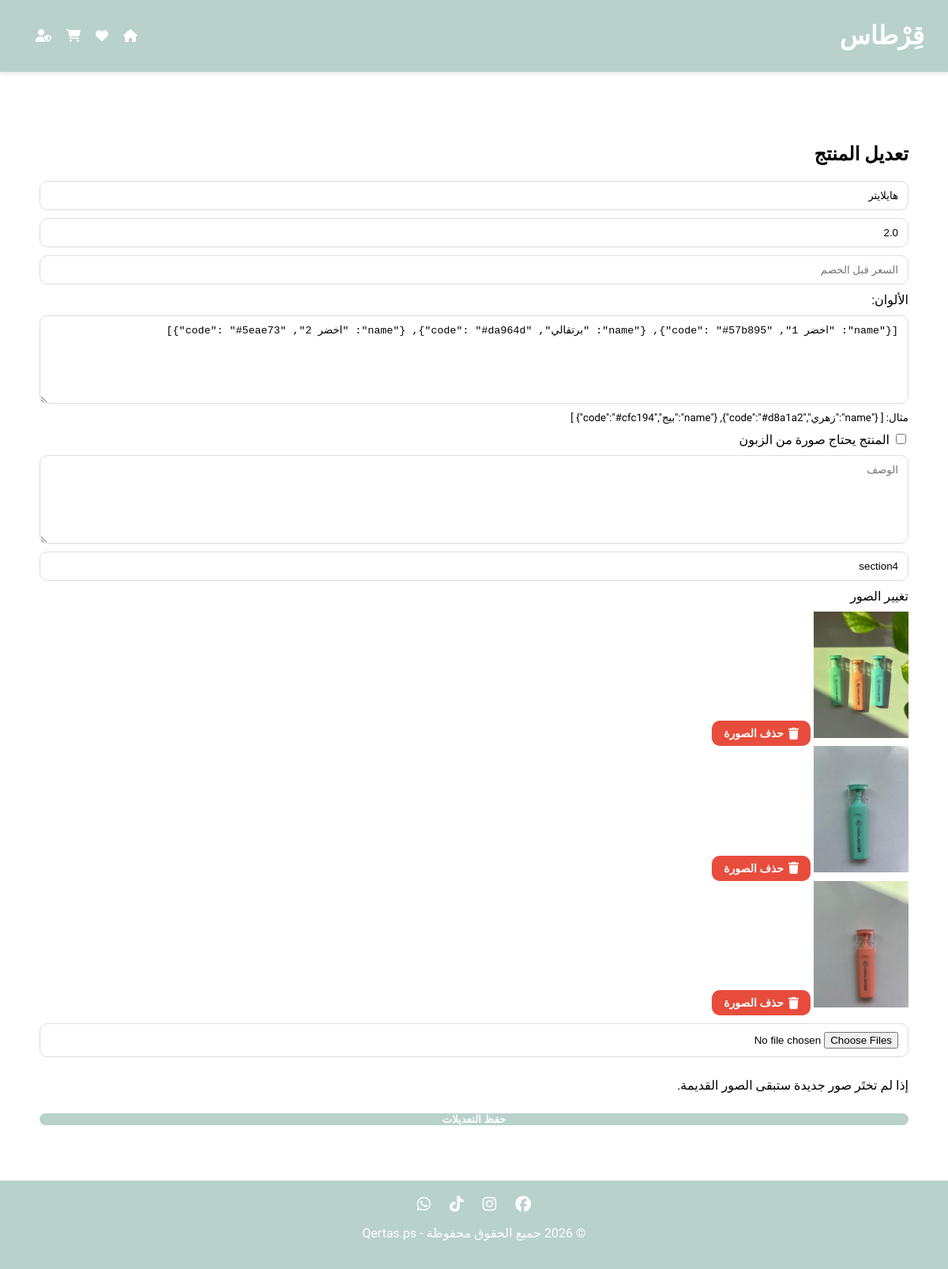
The app's page /admin/products/edit/121 (signed in) with its own data.
### tables this page shows
CREATE TABLE products (
            product_id INTEGER PRIMARY KEY,
            name TEXT NOT NULL,
            price REAL NOT NULL,
            original_price REAL,
            description TEXT,
            category TEXT DEFAULT 'general',
            images TEXT,
            colors TEXT,
            status TEXT DEFAULT 'active'
        , requires_attachment INTEGER DEFAULT 0);

### app.py (the view, shortened to what this page needs)
@app.route('/admin/products/edit/<int:product_id>', methods=['GET', 'POST'])
@login_required
def edit_product(product_id):
    conn = get_db()
    product = conn.execute(
        'SELECT * FROM products WHERE product_id = ?',
        (product_id,)
    ).fetchone()
    if not product:
        conn.close()
        return redirect(url_for('admin_products'))
    conn.close()
    return render_template(
        'edit_product.html',
        product=product
    )

### app.py (called while the page is built)
def get_db():
    conn = sqlite3.connect(app.config["DB_PATH"])
    conn.row_factory = sqlite3.Row
    return conn

def login_required(view_func):
    @wraps(view_func)
    def wrapped(*args, **kwargs):
        if not session.get('admin_logged_in'):
            return redirect(url_for('admin_login'))
        return view_func(*args, **kwargs)
    return wrapped

@app.template_filter('from_json')
def from_json_filter(value):
    try:
        return json.loads(value)
    except:
        return []

### templates/edit_product.html (shortened to what this page needs)
{% extends "base.html" %}
{% block content %}
<div class="admin-shell">
    <h2>تعديل المنتج</h2>
    <form method="POST" enctype="multipart/form-data" class="admin-form">
            <input type="text"
               name="name"
               value="{{ product['name'] }}"
               placeholder="اسم المنتج">
        <input type="number"
               step="0.01"
               name="price"
               value="{{ product['price'] }}"
               placeholder="السعر">
        <input type="number"
               step="0.01"
               name="original_price"
               value="{{ product['original_price'] or '' }}"
               placeholder="السعر قبل الخصم">
               <label>الألوان:</label>
<textarea name="colors" rows="4">{{ product['colors'] }}</textarea>
<small>
مثال:
[
{"name":"زهري","code":"#d8a1a2"},
{"name":"بيج","code":"#cfc194"}
]
</small>
<label>
<input
type="checkbox"
name="requires_attachment"
>
المنتج يحتاج صورة من الزبون
</label>
        <textarea name="description"
                  placeholder="الوصف">{{ product['description'] }}</textarea>
        <input type="text"
               name="category"
               value="{{ product['category'] }}"
               placeholder="القسم">
        <label>تغيير الصور</label>
        <div class="old-images">
{% set product_images = product["images"]|from_json %}
{% for img in product_images %}
<div>
    <img src="{{ url_for('static', filename='images/' + img) }}" width="120">
<a href="{{ url_for('delete_product_image',
    product_id=product.product_id,
    image_name=img) }}"
    class="delete-image-btn"
    onclick="return confirm('هل تريد حذف هذه الصورة؟')">
    <i class="fa-solid fa-trash"></i>
    حذف الصورة
</a>
</div>
{% endfor %}
</div>
        <input type="file" name="images" multiple>
        <p>
        إذا لم تختَر صور جديدة ستبقى الصور القديمة.
        </p>
        <button type="submit" class="btn">
            حفظ التعديلات
        </button>
    </form>
</div>
{% endblock %}

### static/css/style.css (style rules this page uses)
body { margin: 0; font-family: 'Tajawal', sans-serif; background-color: #fff; }
.admin-shell { max-width: 1100px; margin: 40px auto; padding: 20px; }
.admin-form { display: flex; flex-direction: column; gap: 10px; }
.admin-form input, .admin-form textarea, .admin-form select { padding: 10px 12px; border: 1px solid #ddd; border-radius: 10px; }
.admin-form textarea { min-height: 90px; }
body { background: #ffffff; direction: rtl; font-family: 'Tajawal', sans-serif; }
.btn { display: inline-flex; align-items: center; justify-content: center; gap: 10px; padding: 0 18px; text-decoration: none; border-radius: 8px; background: #b8d1cb; color: #fff; border: none; font-weight: 600; transition: transform 0.2s ease, box-shadow 0.2s ease; }
.btn, .btn.total { transition: transform 0.2s ease, box-shadow 0.2s ease, background 0.2s ease; }
html, body { height: 100%; margin: 0; }
body { display: flex; flex-direction: column; min-height: 100vh; }
.delete-image-btn { display: inline-flex; align-items: center; gap: 6px; background: #e74c3c; color: white; padding: 8px 15px; border-radius: 10px; text-decoration: none; font-size: 14px; font-weight: bold; transition: 0.3s; margin-top: 10px; }
.delete-image-btn i { font-size: 15px; }

### records on screen
products: name "هايلايتر", price "2.0", colors "[{\"name\": \"اخضر 1\", \"code\": \"#57b895\"}, {\"name\": \"برتقالي\", \"code\": \"#da964d\"}, {\"name\": \"اخضر 2\", \"code\": \"#5eae73\"}]", category "section4"
